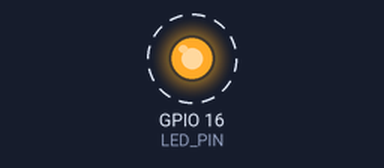
Bench run of a program on a simulated Raspberry Pi (BCM pin numbers). On the bench: output pins drawn as LEDs (lit = HIGH). Dashed ring = blinking.

Above: at 0.5 s.
Timing chart, 0 to 4.6 s (numbered marks = the images above):
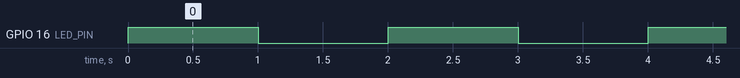

Measured:
- by itself, GPIO 16 (LED_PIN): alternates HIGH for 1.0 s and LOW for 1.0 s

The program:

a.py
```python
import RPi.GPIO as GPIO
import time

LED_PIN = 16

GPIO.setmode(GPIO.BCM)
GPIO.setup(LED_PIN, GPIO.OUT)

while True:
    GPIO.output(LED_PIN, GPIO.HIGH)
    time.sleep(1)
    GPIO.output(LED_PIN, GPIO.LOW)
    time.sleep(1)
```
